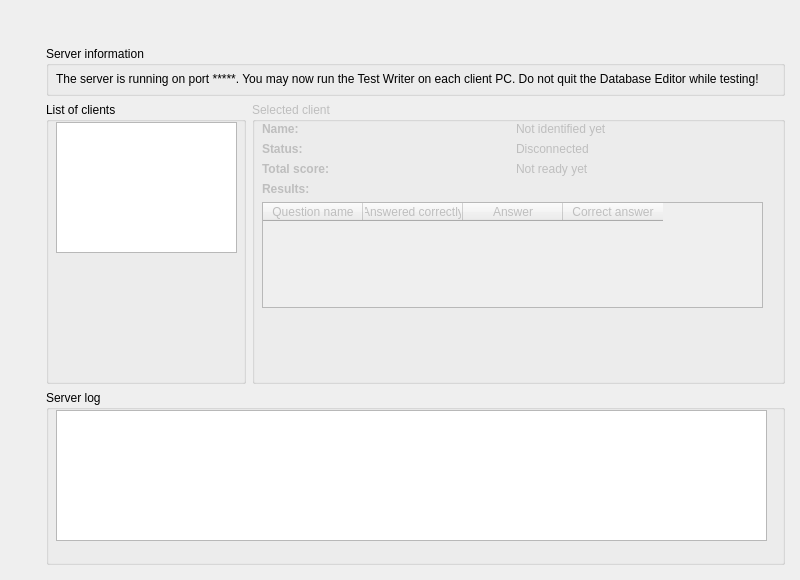
    <widget class="QWidget" name="serverModePage" >
     <widget class="QWidget" name="serverModeGridLayout" >
      <property name="geometry" >
       <rect>
        <x>40</x>
        <y>40</y>
        <width>751</width>
        <height>531</height>
       </rect>
      </property>
      <layout class="QGridLayout" >
       <property name="leftMargin" >
        <number>6</number>
       </property>
       <property name="topMargin" >
        <number>6</number>
       </property>
       <property name="rightMargin" >
        <number>6</number>
       </property>
       <property name="bottomMargin" >
        <number>6</number>
       </property>
       <property name="horizontalSpacing" >
        <number>6</number>
       </property>
       <property name="verticalSpacing" >
        <number>6</number>
       </property>
       <item row="0" column="0" >
        <widget class="QGroupBox" name="SMInfoGroupBox" >
         <property name="maximumSize" >
          <size>
           <width>16777215</width>
           <height>50</height>
          </size>
         </property>
         <property name="title" >
          <string>Server information</string>
         </property>
         <widget class="QWidget" name="SMInfoGridLayout" >
          <property name="geometry" >
           <rect>
            <x>0</x>
            <y>10</y>
            <width>756</width>
            <height>45</height>
           </rect>
          </property>
          <layout class="QGridLayout" >
           <property name="leftMargin" >
            <number>10</number>
           </property>
           <property name="topMargin" >
            <number>10</number>
           </property>
           <property name="rightMargin" >
            <number>10</number>
           </property>
           <property name="bottomMargin" >
            <number>10</number>
           </property>
           <property name="horizontalSpacing" >
            <number>6</number>
           </property>
           <property name="verticalSpacing" >
            <number>6</number>
           </property>
           <item row="0" column="0" >
            <widget class="QLabel" name="SMIPortLabel" >
             <property name="text" >
              <string>The server is running on port *****. You may now run the Test Writer on each client PC. Do not quit the Database Editor while testing!</string>
             </property>
            </widget>
           </item>
           <item row="0" column="1" >
            <spacer>
             <property name="orientation" >
              <enum>Qt::Horizontal</enum>
             </property>
             <property name="sizeHint" >
              <size>
               <width>40</width>
               <height>20</height>
              </size>
             </property>
            </spacer>
           </item>
          </layout>
         </widget>
        </widget>
       </item>
       <item row="1" column="0" >
        <layout class="QHBoxLayout" >
         <property name="spacing" >
          <number>6</number>
         </property>
         <property name="leftMargin" >
          <number>0</number>
         </property>
         <property name="topMargin" >
          <number>0</number>
         </property>
         <property name="rightMargin" >
          <number>0</number>
         </property>
         <property name="bottomMargin" >
          <number>0</number>
         </property>
         <item>
          <widget class="QGroupBox" name="SMClientsGroupBox" >
           <property name="maximumSize" >
            <size>
             <width>200</width>
             <height>16777215</height>
            </size>
           </property>
           <property name="title" >
            <string>List of clients</string>
           </property>
           <widget class="QWidget" name="SMClientsGridLayout" >
            <property name="geometry" >
             <rect>
              <x>0</x>
              <y>10</y>
              <width>201</width>
              <height>151</height>
             </rect>
            </property>
            <layout class="QGridLayout" >
             <property name="leftMargin" >
              <number>10</number>
             </property>
             <property name="topMargin" >
              <number>10</number>
             </property>
             <property name="rightMargin" >
              <number>10</number>
             </property>
             <property name="bottomMargin" >
              <number>10</number>
             </property>
             <property name="horizontalSpacing" >
              <number>6</number>
             </property>
             <property name="verticalSpacing" >
              <number>6</number>
             </property>
             <item row="0" column="0" >
              <widget class="QListWidget" name="SMLCListWidget" >
               <property name="statusTip" >
                <string>Select a client to get more information</string>
               </property>
              </widget>
             </item>
            </layout>
           </widget>
          </widget>
         </item>
         <item>
          <widget class="QGroupBox" name="SMSelectedClientGroupBox" >
           <property name="enabled" >
            <bool>false</bool>
           </property>
           <property name="title" >
            <string>Selected client</string>
           </property>
           <widget class="QWidget" name="SMSelectedClientGridLayout" >
            <property name="geometry" >
             <rect>
              <x>0</x>
              <y>10</y>
              <width>521</width>
              <height>206</height>
             </rect>
            </property>
            <layout class="QGridLayout" >
             <property name="leftMargin" >
              <number>10</number>
             </property>
             <property name="topMargin" >
              <number>10</number>
             </property>
             <property name="rightMargin" >
              <number>10</number>
             </property>
             <property name="bottomMargin" >
              <number>10</number>
             </property>
             <property name="horizontalSpacing" >
              <number>6</number>
             </property>
             <property name="verticalSpacing" >
              <number>6</number>
             </property>
             <item row="4" column="0" >
              <widget class="QTableWidget" name="SMSCResultsTableWidget" >
               <property name="statusTip" >
                <string>The selected client's exam results</string>
               </property>
               <column>
                <property name="text" >
                 <string>Question name</string>
                </property>
               </column>
               <column>
                <property name="text" >
                 <string>Answered correctly</string>
                </property>
               </column>
               <column>
                <property name="text" >
                 <string>Answer</string>
                </property>
               </column>
               <column>
                <property name="text" >
                 <string>Correct answer</string>
                </property>
               </column>
              </widget>
             </item>
             <item row="2" column="0" >
              <layout class="QHBoxLayout" >
               <property name="spacing" >
                <number>6</number>
               </property>
               <property name="leftMargin" >
                <number>0</number>
               </property>
               <property name="topMargin" >
                <number>0</number>
               </property>
               <property name="rightMargin" >
                <number>0</number>
               </property>
               <property name="bottomMargin" >
                <number>0</number>
               </property>
               <item>
                <widget class="QLabel" name="SMSC_label_2" >
                 <property name="text" >
                  <string>&lt;b>Total score:&lt;/b></string>
                 </property>
                 <property name="textFormat" >
                  <enum>Qt::RichText</enum>
                 </property>
                </widget>
               </item>
               <item>
                <widget class="QLabel" name="SMSCScoreLabel" >
                 <property name="statusTip" >
                  <string>The selected client's total score</string>
                 </property>
                 <property name="text" >
                  <string>Not ready yet</string>
                 </property>
                </widget>
               </item>
              </layout>
             </item>
             <item row="3" column="0" >
              <widget class="QLabel" name="SMSC_label_3" >
               <property name="text" >
                <string>&lt;b>Results:&lt;/b></string>
               </property>
               <property name="textFormat" >
                <enum>Qt::RichText</enum>
               </property>
              </widget>
             </item>
             <item row="1" column="0" >
              <layout class="QHBoxLayout" >
               <property name="spacing" >
                <number>6</number>
               </property>
               <property name="leftMargin" >
                <number>0</number>
               </property>
               <property name="topMargin" >
                <number>0</number>
               </property>
               <property name="rightMargin" >
                <number>0</number>
               </property>
               <property name="bottomMargin" >
                <number>0</number>
               </property>
               <item>
                <widget class="QLabel" name="SMSC_label_1" >
                 <property name="text" >
                  <string>&lt;b>Status:&lt;/b></string>
                 </property>
                 <property name="textFormat" >
                  <enum>Qt::RichText</enum>
                 </property>
                </widget>
               </item>
               <item>
                <widget class="QLabel" name="SMSCStatusLabel" >
                 <property name="statusTip" >
                  <string>The selected client's status</string>
                 </property>
                 <property name="text" >
                  <string>Disconnected</string>
                 </property>
                </widget>
               </item>
              </layout>
             </item>
             <item row="0" column="0" >
              <layout class="QHBoxLayout" >
               <property name="spacing" >
                <number>6</number>
               </property>
               <property name="leftMargin" >
                <number>0</number>
               </property>
               <property name="topMargin" >
                <number>0</number>
               </property>
               <property name="rightMargin" >
                <number>0</number>
               </property>
               <property name="bottomMargin" >
                <number>0</number>
               </property>
               <item>
                <widget class="QLabel" name="SMSC_label_4" >
                 <property name="text" >
                  <string>&lt;b>Name:&lt;/b></string>
                 </property>
                 <property name="textFormat" >
                  <enum>Qt::RichText</enum>
                 </property>
                </widget>
               </item>
               <item>
                <widget class="QLabel" name="SMSCNameLabel" >
                 <property name="statusTip" >
                  <string>The selected client's name</string>
                 </property>
                 <property name="text" >
                  <string>Not identified yet</string>
                 </property>
                </widget>
               </item>
              </layout>
             </item>
            </layout>
           </widget>
          </widget>
         </item>
        </layout>
       </item>
       <item row="2" column="0" >
        <widget class="QGroupBox" name="SMLogGroupBox" >
         <property name="minimumSize" >
          <size>
           <width>0</width>
           <height>70</height>
          </size>
         </property>
         <property name="maximumSize" >
          <size>
           <width>16777215</width>
           <height>175</height>
          </size>
         </property>
         <property name="title" >
          <string>Server log</string>
         </property>
         <widget class="QWidget" name="SMLogGridLayout" >
          <property name="geometry" >
           <rect>
            <x>0</x>
            <y>10</y>
            <width>731</width>
            <height>151</height>
           </rect>
          </property>
          <layout class="QGridLayout" >
           <property name="leftMargin" >
            <number>10</number>
           </property>
           <property name="topMargin" >
            <number>10</number>
           </property>
           <property name="rightMargin" >
            <number>10</number>
           </property>
           <property name="bottomMargin" >
            <number>10</number>
           </property>
           <property name="horizontalSpacing" >
            <number>6</number>
           </property>
           <property name="verticalSpacing" >
            <number>6</number>
           </property>
           <item row="0" column="0" >
            <widget class="QListWidget" name="SMSLListWidget" >
             <property name="statusTip" >
              <string>Server log</string>
             </property>
            </widget>
           </item>
          </layout>
         </widget>
        </widget>
       </item>
      </layout>
     </widget>
    </widget>
